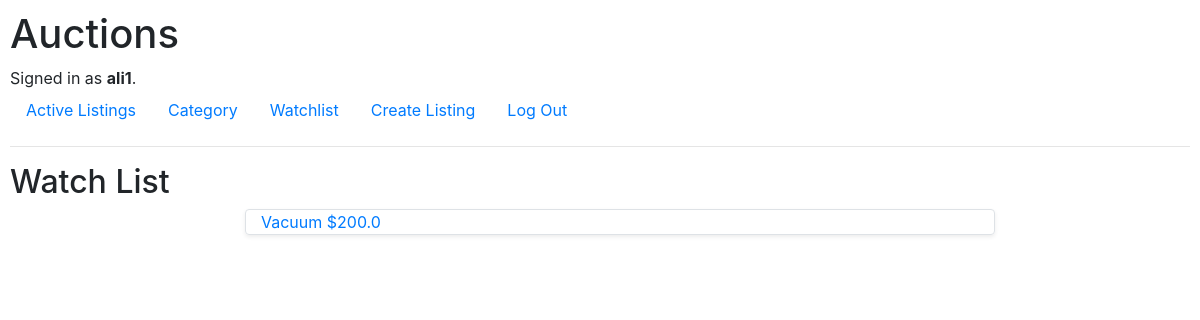
The app's page /watchlist (signed in) with its own data.
### auctions/models.py (models this page shows, shortened)
class User(AbstractUser):
    def __str__(self):
        return f"{self.username}"

class Watchlist(models.Model):
    listing = models.ForeignKey(Listing, on_delete=models.CASCADE, related_name="watchlist")
    user = models.ForeignKey(User, on_delete=models.CASCADE, related_name="watchlist")
    class Meta:
        verbose_name = "watchlist"
        verbose_name_plural = "watchlists"
        unique_together = ["listing", "user"]

class Listing(models.Model):
    title = models.CharField(max_length=64)
    description = models.CharField(max_length=255)
    start_price = models.FloatField(validators=[MinValueValidator(0.01)])
    image_url = models.URLField(max_length=200, null=True)
    category = models.ForeignKey(Category, on_delete=models.CASCADE, null=True)
    user = models.ForeignKey(User, on_delete=models.CASCADE, related_name="listings")
    date = models.DateTimeField(auto_now_add=True)
    is_closed = models.BooleanField(default=False)
    def __str__(self):
        return f"{self.title}"

### auctions/views.py (the view)
# urls.py: path("watchlist", views.watchlist, name="watchlist"),
@login_required
def watchlist(request):
    watches = Watchlist.objects.filter(user=request.user)
    return render(request, "auctions/watchlist.html", {
        "watches": watches
    })

### auctions/templates/auctions/watchlist.html
{% extends "auctions/layout.html" %}
{% block body %}
    <h2>Watch List</h2>
    <ul>
        {% for watch in watches %}
            <div class="row mb-3 ">
                <div class="col-md-8 container-fluid">
                    <div class="col g-0 border rounded overflow-hidden flex-md-row mb-6 shadow-sm h-md-250 position-relative">
                        <div class="text-primary"><a href="{% url 'show' watch.listing.id %}">{{ watch.listing }}                   ${{ watch.listing.start_price }}</a></div>
                    </div>
                </div>
            </div>
        {% endfor %}
    </ul>
{% endblock %}

### auctions/templates/auctions/layout.html (shortened to what this page needs)
{% load static %}
<!DOCTYPE html>
<html lang="en">
<head>
    <link rel="stylesheet" href="https://stackpath.bootstrapcdn.com/bootstrap/4.4.1/css/bootstrap.min.css"
>
    <link href="{% static 'auctions/styles.css' %}" rel="stylesheet">
</head>
<body>
<h1>Auctions</h1>
<div>
    {% if user.is_authenticated %}
        Signed in as <strong>{{ user.username }}</strong>.
    {% else %}
        Not signed in.
    {% endif %}
</div>
<ul class="nav">
    <li class="nav-item">
        <a class="nav-link" href="{% url 'index' %}">Active Listings</a>
    </li>
    {% if user.is_authenticated %}
        <li class="nav-item">
            <a class="nav-link" href="{% url 'category' %}">Category</a>
        </li>
        <li class="nav-item">
            <a class="nav-link" href="{% url 'watchlist' %}">Watchlist</a>
        </li>
        <li class="nav-item">
            <a class="nav-link" href="{% url 'create' %}">Create Listing</a>
        </li>
        <li class="nav-item">
            <a class="nav-link" href="{% url 'logout' %}">Log Out</a>
        </li>
    {% endif %}
</ul>
<hr>
{% block body %}
{% endblock %}
</body>
</html>

### auctions/static/auctions/styles.css (style rules this page uses)
body { padding: 10px; }

### records on screen
User: username "ali1"
Watchlist: listing "Vacuum", listing.start_price "200.0"
